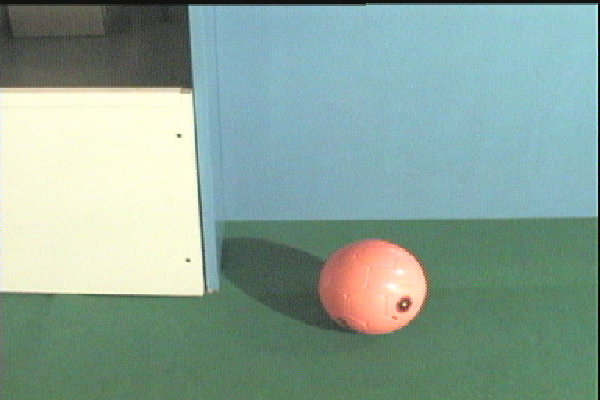
#> input picture Sem7/IVP/Code/4/ball.bmp, 600 x 400 px
$ python 4c.py   (older library calls are emulated)
#> lines starting #> are read from the running program, lines starting #| are printed output that depends on the picture; after the words box and inside, x2 and y2 are one past the last pixel; in counts of white or black regions, pixels touching at a corner belong together
import numpy as np
import cv2
import math

img=cv2.imread('ball.bmp',1)
#> img is the input picture: shape (400, 600, 3); mean B, G, R 152.2, 163.6, 137.4
hsv=cv2.cvtColor(img,cv2.COLOR_BGR2HSV)
#> hsv: shape (400, 600, 3); mean H, S, V 68.2, 63.9, 170.3
orangeLower = (5, 50, 50)
orangeUpper = (15, 255, 255)
mask = cv2.inRange(hsv, orangeLower, orangeUpper)
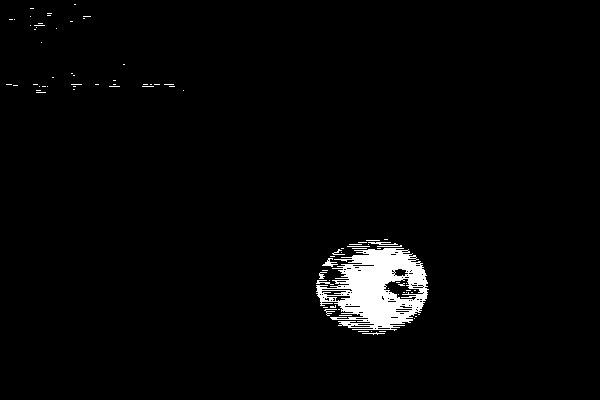
#> mask: shape (400, 600); 2.5% white; 85 white regions (75 under 20 px), largest, box (x1, y1, x2, y2) and area: (316, 248, 429, 331) 5433, (322, 258, 338, 267) 59, (368, 242, 398, 245) 53
structuringElement = np.ones((3,3), np.uint8)
mask = cv2.dilate(mask, structuringElement, iterations=5)
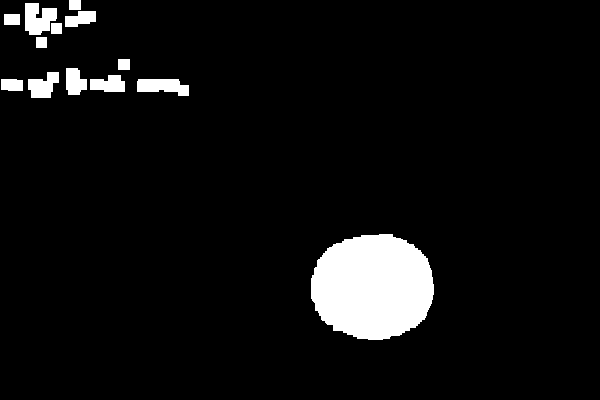
#> mask: shape (400, 600); 6.1% white; 13 white regions, largest, box (x1, y1, x2, y2) and area: (311, 234, 434, 340) 10399, (25, 3, 57, 35) 742, (137, 79, 189, 96) 652
structuringElement = np.ones((11,11), np.uint8)
mask = cv2.erode(mask, structuringElement, iterations=2)
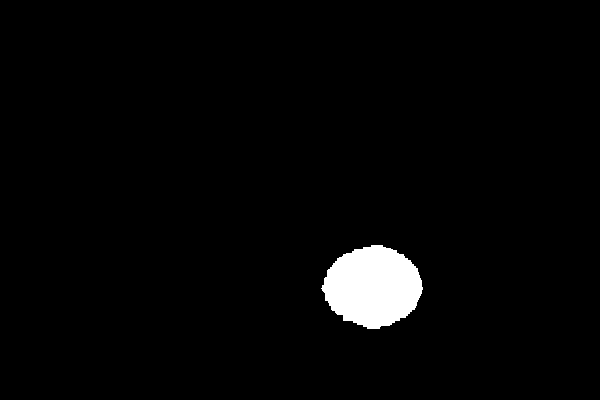
#> mask: shape (400, 600); 2.6% white; 1 white region, box (x1, y1, x2, y2) and area: (321, 245, 423, 329) 6239
mask = cv2.dilate(mask, structuringElement, iterations=2)
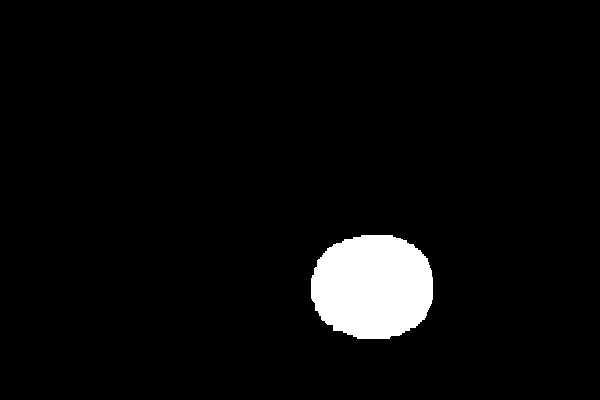
#> mask: shape (400, 600); 4.3% white; 1 white region
cv2.imshow('circles', mask)
im2, contours, hierarchy = cv2.findContours(mask,cv2.RETR_TREE,cv2.CHAIN_APPROX_SIMPLE)
#> contours = 1 contour; box (x1, y1, x2, y2) and area: (311, 235, 433, 339) 10169
for c in contours:
   M = cv2.moments(c)
   cX = int(M["m10"] / M["m00"])
   cY = int(M["m01"] / M["m00"])
   # cv2.circle(img, (cX, cY), 5, (0, 0, 255), -1)
   cv2.line(img,(cX - 3, cY -3),(cX + 3, cY + 3),(0,0,0),3)
   cv2.line(img,(cX + 3, cY -3),(cX - 3, cY + 3),(0,0,0),3)
   cv2.imshow("Image", img)
   cv2.waitKey(0)
#> this loop made 1 pass
#> (cX, cY) on pass 1: (372, 286)
cv2.waitKey(0)
cv2.destroyAllWindows()
